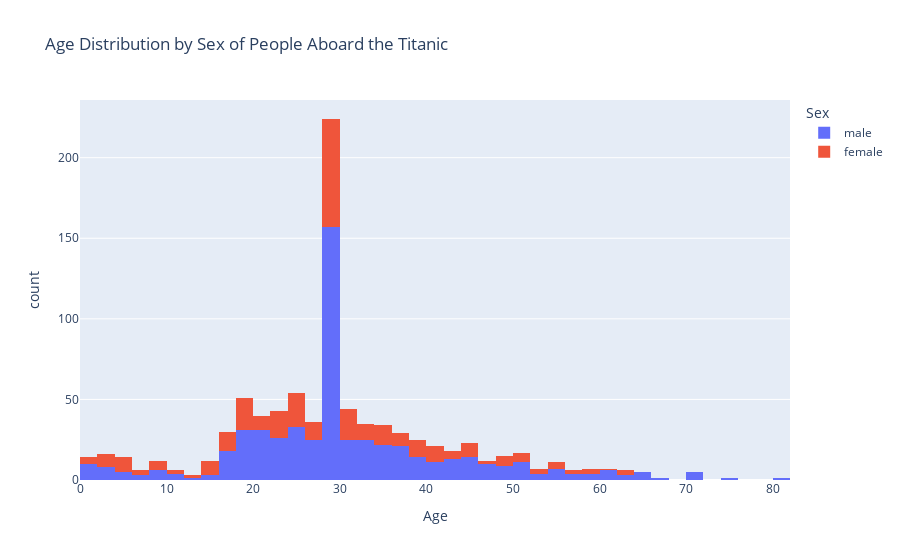

The cell this chart's notebook holds for it:
### Code cell
fig = px.histogram(age_and_sex, x='Age', color='Sex', title='Age Distribution by Sex of People Aboard the Titanic')

# show plot
fig.show()

### Figure 1 — Plotly figure (JSON) as saved in the notebook; plotly's stock layout.template omitted (floating-point values rounded to 4 significant figures; data arrays with more than 128 entries replaced by an {"elided": "..."} marker saying what was removed)
{"data": [{"alignmentgroup": "True", "bingroup": "x", "hovertemplate": "Sex=male<br>Age=%{x}<br>count=%{y}<extra></extra>", "legendgroup": "male", "marker": {"color": "#636efa"}, "name": "male", "offsetgroup": "male", "orientation": "v", "showlegend": true, "type": "histogram", "x": {"elided": "577 float values"}, "xaxis": "x", "yaxis": "y"}, {"alignmentgroup": "True", "bingroup": "x", "hovertemplate": "Sex=female<br>Age=%{x}<br>count=%{y}<extra></extra>", "legendgroup": "female", "marker": {"color": "#EF553B"}, "name": "female", "offsetgroup": "female", "orientation": "v", "showlegend": true, "type": "histogram", "x": {"elided": "314 float values"}, "xaxis": "x", "yaxis": "y"}], "layout": {"barmode": "relative", "legend": {"title": {"text": "Sex"}, "tracegroupgap": 0}, "title": {"text": "Age Distribution by Sex of People Aboard the Titanic"}, "xaxis": {"anchor": "y", "domain": [0, 1], "title": {"text": "Age"}}, "yaxis": {"anchor": "x", "domain": [0, 1], "title": {"text": "count"}}}}
